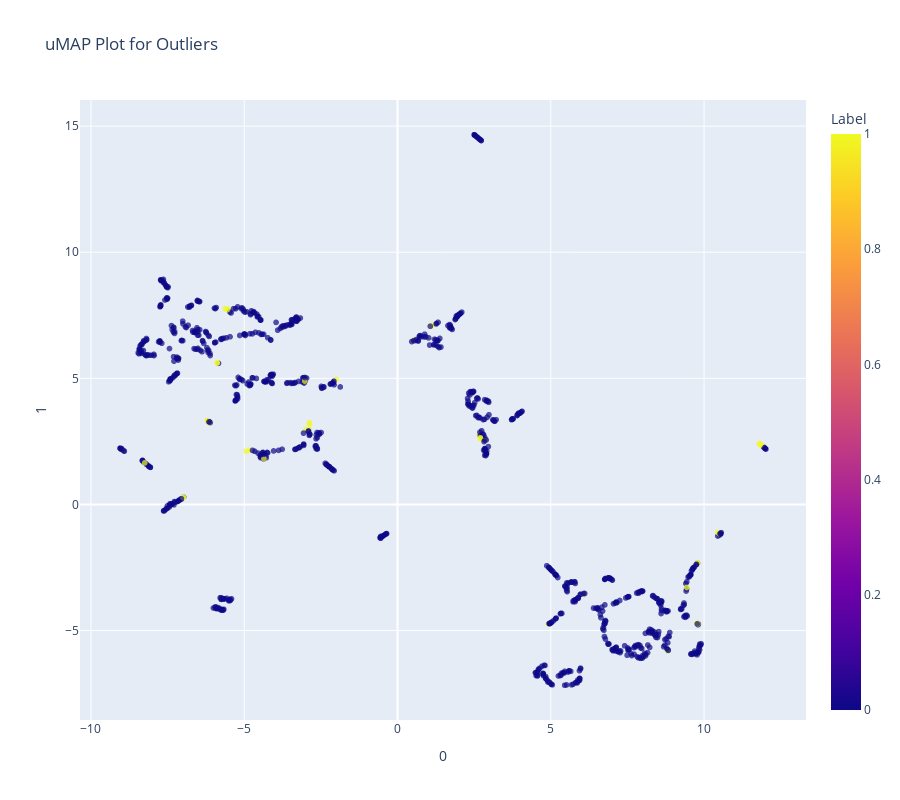

Notebook source saved alongside this figure:
### Markdown cell above
### 9.2 Uniform Manifold Approximation and Projection

### Code cell
plot_model(iforest, plot = 'umap')

### Figure 1 — Plotly figure (JSON) as saved in the notebook; plotly's stock layout.template omitted (floating-point values rounded to 4 significant figures; data arrays with more than 128 entries replaced by an {"elided": "..."} marker saying what was removed)
{"data": [{"customdata": {"elided": "1026x1 str values"}, "hoverlabel": {"namelength": 0}, "hovertemplate": "0=%{x}<br>1=%{y}<br>Feature=%{customdata[0]}<br>Label=%{marker.color}", "legendgroup": "", "marker": {"color": {"elided": "1026 int values"}, "coloraxis": "coloraxis", "opacity": 0.7, "symbol": "circle"}, "mode": "markers", "name": "", "showlegend": false, "type": "scattergl", "x": {"elided": "1026 float values"}, "xaxis": "x", "y": {"elided": "1026 float values"}, "yaxis": "y"}], "layout": {"coloraxis": {"colorbar": {"title": {"text": "Label"}}, "colorscale": [[0, "#0d0887"], [0.1111, "#46039f"], [0.2222, "#7201a8"], [0.3333, "#9c179e"], [0.4444, "#bd3786"], [0.5556, "#d8576b"], [0.6667, "#ed7953"], [0.7778, "#fb9f3a"], [0.8889, "#fdca26"], [1, "#f0f921"]]}, "height": 800, "legend": {"tracegroupgap": 0}, "title": {"text": "uMAP Plot for Outliers"}, "width": 900, "xaxis": {"anchor": "y", "domain": [0, 1], "title": {"text": "0"}}, "yaxis": {"anchor": "x", "domain": [0, 1], "title": {"text": "1"}}}}
